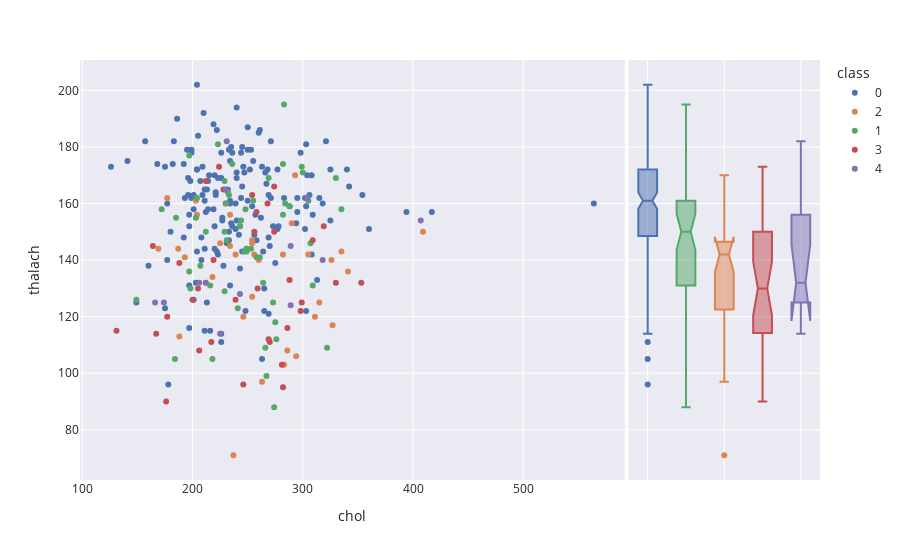

Notebook cell for this chart:
### Code cell
px.scatter(df, x='chol', y='thalach', color='class', marginal_y='box')

### Figure 1 — Plotly figure (JSON) as saved in the notebook; plotly's stock layout.template omitted (floating-point values rounded to 4 significant figures; data arrays with more than 128 entries replaced by an {"elided": "..."} marker saying what was removed)
{"data": [{"hovertemplate": "class=0<br>chol=%{x}<br>thalach=%{y}<extra></extra>", "legendgroup": "0", "marker": {"color": "rgb(76,114,176)", "symbol": "circle"}, "mode": "markers", "name": "0", "showlegend": true, "type": "scatter", "x": {"elided": "164 int values"}, "xaxis": "x", "y": {"elided": "164 int values"}, "yaxis": "y"}, {"alignmentgroup": "True", "hovertemplate": "class=0<br>thalach=%{y}<extra></extra>", "legendgroup": "0", "marker": {"color": "rgb(76,114,176)", "symbol": "circle"}, "name": "0", "notched": true, "offsetgroup": "0", "showlegend": false, "type": "box", "xaxis": "x2", "y": {"elided": "164 int values"}, "yaxis": "y2"}, {"hovertemplate": "class=2<br>chol=%{x}<br>thalach=%{y}<extra></extra>", "legendgroup": "2", "marker": {"color": "rgb(221,132,82)", "symbol": "circle"}, "mode": "markers", "name": "2", "showlegend": true, "type": "scatter", "x": [286, 254, 256, 230, 290, 305, 188, 282, 326, 239, 177, 260, 341, 263, 254, 293, 409, 246, 254, 294, 212, 327, 283, 234, 237, 234, 315, 204, 218, 311, 335, 203, 225, 169, 187, 193], "xaxis": "x", "y": [108, 147, 142, 160, 153, 142, 113, 142, 140, 142, 162, 140, 136, 97, 127, 170, 150, 120, 146, 106, 132, 117, 103, 145, 71, 156, 125, 156, 134, 120, 143, 161, 146, 144, 144, 141], "yaxis": "y"}, {"alignmentgroup": "True", "hovertemplate": "class=2<br>thalach=%{y}<extra></extra>", "legendgroup": "2", "marker": {"color": "rgb(221,132,82)", "symbol": "circle"}, "name": "2", "notched": true, "offsetgroup": "2", "showlegend": false, "type": "box", "xaxis": "x2", "y": [108, 147, 142, 160, 153, 142, 113, 142, 140, 142, 162, 140, 136, 97, 127, 170, 150, 120, 146, 106, 132, 117, 103, 145, 71, 156, 125, 156, 134, 120, 143, 161, 146, 144, 144, 141], "yaxis": "y2"}, {"hovertemplate": "class=1<br>chol=%{x}<br>thalach=%{y}<extra></extra>", "legendgroup": "1", "marker": {"color": "rgb(85,168,104)", "symbol": "circle"}, "mode": "markers", "name": "1", "showlegend": true, "type": "scatter", "x": [229, 203, 229, 284, 335, 276, 330, 253, 266, 233, 172, 216, 185, 231, 267, 248, 197, 258, 255, 229, 307, 249, 282, 198, 288, 309, 243, 322, 299, 300, 282, 249, 274, 184, 305, 283, 247, 273, 244, 230, 269, 149, 249, 275, 218, 261, 223, 207, 204, 232, 212, 197, 241, 264, 236], "xaxis": "x", "y": [129, 155, 168, 160, 158, 112, 169, 144, 109, 163, 158, 131, 155, 147, 99, 158, 177, 141, 161, 150, 146, 144, 174, 130, 159, 131, 152, 109, 173, 171, 156, 143, 88, 105, 161, 195, 143, 125, 154, 160, 169, 126, 144, 118, 105, 141, 181, 138, 162, 164, 150, 136, 123, 132, 174], "yaxis": "y"}, {"alignmentgroup": "True", "hovertemplate": "class=1<br>thalach=%{y}<extra></extra>", "legendgroup": "1", "marker": {"color": "rgb(85,168,104)", "symbol": "circle"}, "name": "1", "notched": true, "offsetgroup": "1", "showlegend": false, "type": "box", "xaxis": "x2", "y": [129, 155, 168, 160, 158, 112, 169, 144, 109, 163, 158, 131, 155, 147, 99, 158, 177, 141, 161, 150, 146, 144, 174, 130, 159, 131, 152, 109, 173, 171, 156, 143, 88, 105, 161, 195, 143, 125, 154, 160, 169, 126, 144, 118, 105, 141, 181, 138, 162, 164, 150, 136, 123, 132, 174], "yaxis": "y2"}, {"hovertemplate": "class=3<br>chol=%{x}<br>thalach=%{y}<extra></extra>", "legendgroup": "3", "marker": {"color": "rgb(196,78,82)", "symbol": "circle"}, "mode": "markers", "name": "3", "showlegend": true, "type": "scatter", "x": [268, 224, 167, 177, 353, 254, 270, 274, 164, 258, 188, 219, 330, 256, 217, 288, 239, 281, 246, 269, 274, 298, 299, 309, 259, 200, 228, 282, 206, 286, 212, 319, 205, 176, 131], "xaxis": "x", "y": [160, 173, 114, 120, 132, 163, 111, 150, 145, 157, 139, 140, 132, 150, 111, 133, 126, 103, 96, 112, 166, 122, 125, 147, 130, 126, 165, 95, 108, 116, 168, 152, 130, 90, 115], "yaxis": "y"}, {"alignmentgroup": "True", "hovertemplate": "class=3<br>thalach=%{y}<extra></extra>", "legendgroup": "3", "marker": {"color": "rgb(196,78,82)", "symbol": "circle"}, "name": "3", "notched": true, "offsetgroup": "3", "showlegend": false, "type": "box", "xaxis": "x2", "y": [160, 173, 114, 120, 132, 163, 111, 150, 145, 157, 139, 140, 132, 150, 111, 133, 126, 103, 96, 112, 166, 122, 125, 147, 130, 126, 165, 95, 108, 116, 168, 152, 130, 90, 115], "yaxis": "y2"}, {"hovertemplate": "class=4<br>chol=%{x}<br>thalach=%{y}<extra></extra>", "legendgroup": "4", "marker": {"color": "rgb(129,114,179)", "symbol": "circle"}, "mode": "markers", "name": "4", "showlegend": true, "type": "scatter", "x": [206, 225, 230, 243, 407, 174, 289, 289, 304, 212, 231, 166, 318], "xaxis": "x", "y": [132, 114, 165, 128, 154, 125, 124, 145, 162, 132, 182, 125, 140], "yaxis": "y"}, {"alignmentgroup": "True", "hovertemplate": "class=4<br>thalach=%{y}<extra></extra>", "legendgroup": "4", "marker": {"color": "rgb(129,114,179)", "symbol": "circle"}, "name": "4", "notched": true, "offsetgroup": "4", "showlegend": false, "type": "box", "xaxis": "x2", "y": [132, 114, 165, 128, 154, 125, 124, 145, 162, 132, 182, 125, 140], "yaxis": "y2"}], "layout": {"legend": {"title": {"text": "class"}, "tracegroupgap": 0}, "margin": {"t": 60}, "xaxis": {"anchor": "y", "domain": [0, 0.7363], "title": {"text": "chol"}}, "xaxis2": {"anchor": "y2", "domain": [0.7413, 1], "matches": "x2", "showline": false, "showticklabels": false, "ticks": ""}, "yaxis": {"anchor": "x", "domain": [0, 1], "title": {"text": "thalach"}}, "yaxis2": {"anchor": "x2", "domain": [0, 1], "matches": "y", "showticklabels": false}}}
